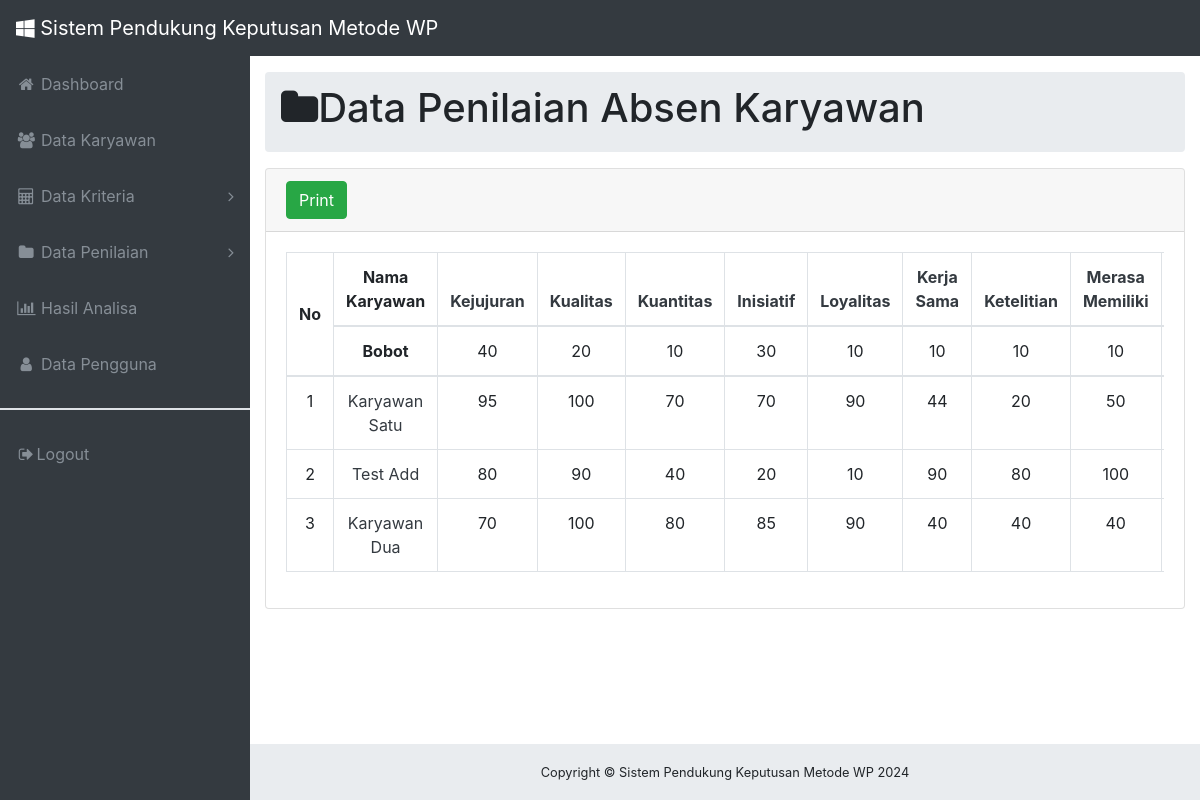
Page /analisa-page-kejujuran.php (signed in) on the committed database.
### tables this page shows
CREATE TABLE `kriteria` (
  `kriteria_id` varchar(50) NOT NULL,
  `kj` int(11) NOT NULL,
  `kl` int(11) NOT NULL,
  `kt` int(11) NOT NULL,
  `in` int(11) NOT NULL,
  `ly` int(11) NOT NULL,
  `ks` int(11) NOT NULL,
  `kte` int(11) NOT NULL,
  `mm` int(11) NOT NULL,
  `tj` int(11) NOT NULL,
  `kjin` int(11) NOT NULL
);

CREATE TABLE `perhitungan_absen` (
  `pera_id` varchar(50) NOT NULL,
  `nik` varchar(16) NOT NULL,
  `nama_pera` varchar(100) NOT NULL,
  `kehadiran_pera` int(11) DEFAULT NULL,
  `jabatan_pera` varchar(50) NOT NULL,
  `sd` int(11) DEFAULT NULL,
  `pc` int(11) DEFAULT NULL,
  `dt` int(11) DEFAULT NULL,
  `i` int(11) DEFAULT NULL,
  `s` int(11) DEFAULT NULL,
  `a` int(11) DEFAULT NULL,
  `kj` int(11) DEFAULT 0,
  `kl` int(11) DEFAULT 0,
  `kt` int(11) DEFAULT 0,
  `in` int(11) DEFAULT 0,
  `ly` int(11) DEFAULT 0,
  `ks` int(11) DEFAULT 0,
  `kte` int(11) DEFAULT 0,
  `mm` int(11) NOT NULL DEFAULT 0,
  `tj` int(11) NOT NULL DEFAULT 0,
  `kjin` int(11) NOT NULL DEFAULT 0
);

### analisa-page-kejujuran.php (the view, shortened to what this page needs)
<?php
include('./process/koneksi.php');
include('./componen/header.php')
?>
<!DOCTYPE html>
<html lang="en">
<body class="fixed-nav sticky-footer bg-dark" id="page-top">
   <?php include('./componen/navbar.php') ?>
   <div class="content-wrapper">
      <div class="container-fluid">
         <ol class="breadcrumb">
            <h1><i class="fa fa-folder" aria-hidden="true"> </i></h1>
            <li class="breadcrumb-item">
               <h1>Data Penilaian Absen Karyawan</h1>
            </li>
         </ol>
         <div class="card mb-3">
            <div class="card-header">
               <a href="./process/print-kejujuran.php" target="_blank" class="btn btn-success text-white" role="button" aria-disabled="true">Print</a>
            </div>
            <div class="card-body">
               <?php if (isset($_SESSION['level']) && $_SESSION['level'] == 'Admin') { ?>
                  <div class="table-responsive">
                     <table class="table table-bordered text-center b" id="dataTable" width="100%" cellspacing="0">
                        <thead>
                           <tr>
                              <th style="vertical-align: middle;" rowspan="2">No</th>
                              <th>Nama Karyawan</th>
                              <th><a href="./analisa-page-kejujuran.php" class="text-dark text-decoration-none hover-text-primary">Kejujuran</a></th>
                              <th><a href="./analisa-page-kualitas.php" class="text-dark text-decoration-none hover-text-primary">Kualitas</a></th>
                              <th><a href="./analisa-page-kuantitas.php" class="text-dark text-decoration-none hover-text-primary">Kuantitas</a> </th>
                              <th><a href="./analisa-page-inisiatif.php" class="text-dark text-decoration-none hover-text-primary">Inisiatif</a> </th>
                              <th><a href="./analisa-page-loyalitas.php" class="text-dark text-decoration-none hover-text-primary">Loyalitas</a> </th>
                              <th><a href="./analisa-page-kerjasama.php" class="text-dark text-decoration-none hover-text-primary">Kerja Sama</a> </th>
                              <th><a href="./analisa-page-ketelitian.php" class="text-dark text-decoration-none hover-text-primary">Ketelitian</a> </th>
                              <th style="width: 3%"><a href="./analisa-page-memiliki.php" class="text-dark text-decoration-none hover-text-primary">Merasa Memiliki</a> </th>
                              <th style="width: 3%"><a href="./analisa-page-jawab.php" class="text-dark text-decoration-none hover-text-primary">Tanggung Jawab</a> </th>
                           </tr>
                           <tr>
                              <th>Bobot</th>
                              <?php
                              $select = mysqli_query($connect, "SELECT * FROM  kriteria");
                              while ($data = mysqli_fetch_array($select)) {
                              ?>
                                 <td><?php echo $data['kj']; ?></td>
                                 <td><?php echo $data['kl']; ?></td>
                                 <td><?php echo $data['kt']; ?></td>
                                 <td><?php echo $data['in']; ?></td>
                                 <td><?php echo $data['ly']; ?></td>
                                 <td><?php echo $data['ks']; ?></td>
                                 <td><?php echo $data['kte']; ?></td>
                                 <td><?php echo $data['mm']; ?></td>
                                 <td><?php echo $data['tj']; ?></td>
                              <?php
                              }
                              ?>
                           </tr>
                        </thead>
                        <tbody>
                           <?php
                           $sql = mysqli_query($connect, "SELECT * FROM perhitungan_absen ORDER BY kj DESC");
                           mysqli_data_seek($sql, 0);
                           $no = 1;
                           while ($data_absen = mysqli_fetch_array($sql)) {
                           ?>
                              <tr>
                                 <td><?php echo $no; ?></td>
                                 <td>
                                    <a href="" class="text-dark text-decoration-none hover-text-primary" data-toggle="modal" data-target="#modal-view-analisa<?php echo $data_absen['nama_pera']; ?>">
                                       <?php echo $data_absen['nama_pera']; ?>
                                    </a>
                                 </td>
                                 <td><?php echo $data_absen['kj']; ?></td>
                                 <td><?php echo $data_absen['kl']; ?></td>
                                 <td><?php echo $data_absen['kt']; ?></td>
                                 <td><?php echo $data_absen['in']; ?></td>
                                 <td><?php echo $data_absen['ly']; ?></td>
                                 <td><?php echo $data_absen['ks']; ?></td>
                                 <td><?php echo $data_absen['kte']; ?></td>
                                 <td><?php echo $data_absen['mm']; ?></td>
                                 <td><?php echo $data_absen['tj']; ?></td>
                              </tr>
                           <?php
                              $no++;
                           }
                           ?>
                        </tbody>
                     </table>
                  </div>
               <?php } ?>
            </div>
         </div>
      </div>
      <?php
      include('./componen/footer.php');
      ?>
   </div>
</body>
</html>

### css/style.css (style rules this page uses)
html { position: relative; min-height: 100%; }
body { overflow-x: hidden; }
body.sticky-footer { margin-bottom: 56px; }
body.sticky-footer .content-wrapper { min-height: calc(100vh - 56px - 56px); }
body.fixed-nav { padding-top: 56px; }
.content-wrapper { min-height: calc(100vh - 56px); padding-top: 1rem; }
.content-wrapper { overflow-x: hidden; background: white; }
@media (min-width: 992px) { .content-wrapper { margin-left: 250px; } }

### rows in the picture
kriteria: kj "40", kl "20", kt "10", in "30", ly "10", ks "10", kte "10", mm "10"
perhitungan_absen: nama_pera "Karyawan Satu", kj "95", kl "100", kt "70", in "70", ly "90", ks "44", kte "20", mm "50"
perhitungan_absen: nama_pera "Test Add", kj "80", kl "90", kt "40", in "20", ly "10", ks "90", kte "80", mm "100"
perhitungan_absen: nama_pera "Karyawan Dua", kj "70", kl "100", kt "80", in "85", ly "90", ks "40", kte "40", mm "40"
